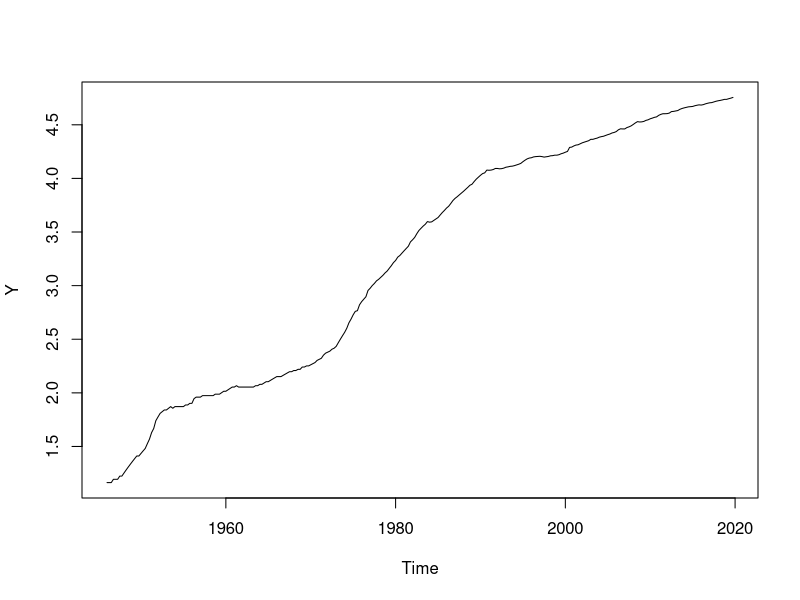
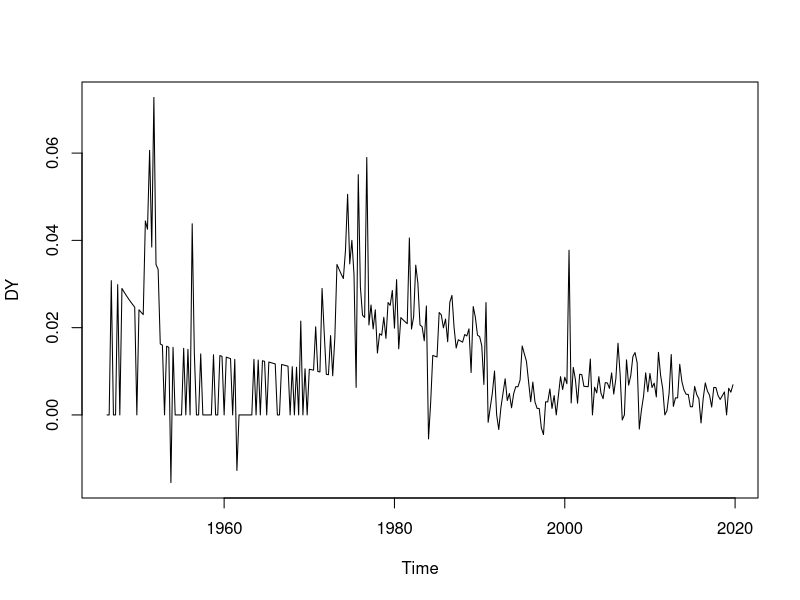

Write R code to recreate these figures, in order.
## ---- chunk 1
dt <- read.csv("CPI.csv")
Y <- ts(log(dt$CPI), start = c(1922,2), end = c(2025,2), frequency=4)
Y <- window(Y, start = c(1946,1), end = c(2019,4))
## ---- chunk 2
plot(Y)
## ---- chunk 3
library(urca)    # For use of ur.df function
adf <- ur.df(Y, type = "trend", selectlags = "AIC")
p_adf <- punitroot(adf@teststat[1], trend = "ct", statistic = "t")
## ---- chunk 4
summary(adf)
## ---- chunk 5
print(p_adf)
## ---- chunk 6
DY <- diff(Y)   # DY is the log difference of the CPI -> Inflation
plot(DY)
## ---- chunk 7
adf <- ur.df(DY, type = "drift", selectlags = "AIC")
p_adf <- punitroot(adf@teststat[1], trend = "c", statistic = "t")
summary(adf)
## ---- chunk 8
adf <- ur.df(DY, type = "drift", selectlags = "AIC")
p_adf <- punitroot(adf@teststat[1], trend = "c", statistic = "t")
summary(adf)
## ---- chunk 9
print(p_adf)
## ---- chunk 10
library(forecast)

pmax <- 4
qmax <- 4
LBp <- matrix(nrow=pmax+1, ncol=qmax+1)
rownames(LBp) <- paste0("p=", 0:pmax)
colnames(LBp) <- paste0("q=", 0:qmax)
AICc <- LBp

for (p in 0:pmax){
  for (q in 0:qmax){
    eq <- Arima(DY, order=c(p,0,q))
    capture.output(LBp[p+1,q+1] <- checkresiduals(eq,
      plot=FALSE)$p.value)
    AICc[p+1,q+1] <- eq$aicc
  }  
}
## ---- chunk 11
print(1*(LBp<0.05))
## ---- chunk 12
print(AICc==min(AICc))
## ---- chunk 13
eq <- Arima(DY, order = c(1,0,3))
ForecastInflation_2020q1 <- forecast(eq, h=1)$mean
print(ForecastInflation_2020q1)
## ---- chunk 14
# Create a ts of CPI (i.e. not log CPI)
CPI <- ts(dt$CPI, start=c(1922,2), end=c(2025,2), frequency=4)
CPI_2019q4 <- CPI[which(time(CPI)==2019.75)]

# Forecast CPI for 2020q1
ForecastCPI_2020q1 <- CPI_2019q4*(1+ForecastInflation_2020q1)
print(ForecastCPI_2020q1)
## ---- chunk 15
print(ForecastCPI_2020q1)
## ---- chunk 16
print(ForecastCPI_2020q1)
## ---- chunk 17
n <- length(Y)
ForecastY_2020Q1 <- Y[n] + ForecastInflation_2020q1
print(ForecastY_2020Q1)      # Forecasted log CPI at 2020Q1
## ---- chunk 18
ForecastCPI_2020q1 <- exp(ForecastY_2020Q1)
print(ForecastCPI_2020q1)    # Forecasted CPI level at 2020Q1
## ---- chunk 19
eq1 = Arima(Y, order = c(1,1,3), xreg = (1:n))
print(eq1)
## ---- chunk 20
eq = Arima(DY, order = c(1,0,3))
print(eq)
## ---- chunk 21
eq = Arima(DY, order = c(1,0,3))
ForecastInflation_2020q1 <- forecast(eq, h=1)$mean
n <- length(Y)
ForecastY_2020Q1 <- Y[n] + ForecastInflation_2020q1
print(ForecastY_2020Q1)
## ---- chunk 22
eq1 = Arima(Y, order = c(1,1,3), xreg = (1:n))
ForecastY_2020q1 <- forecast(eq1, xreg=(n+1))$mean
print(ForecastY_2020q1)
